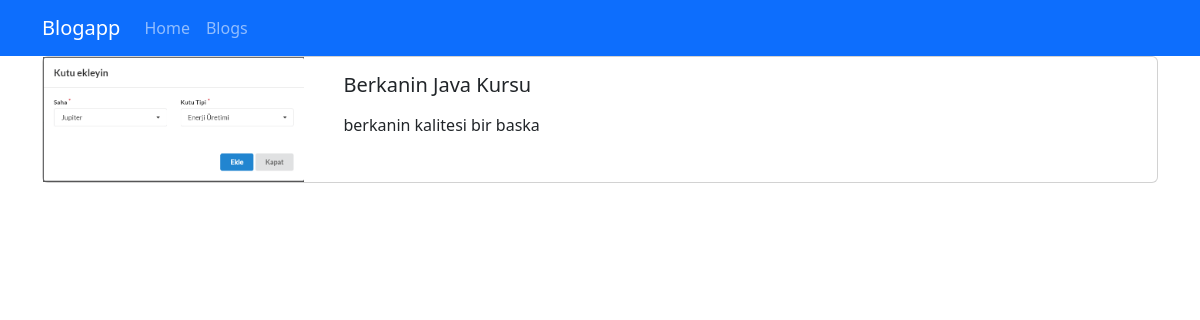
/blogs/berkanin-java-kursu, run on the app's committed database.
### blog/models.py (models this page shows, shortened)
class Blog(models.Model):
    title = models.CharField(max_length=200)
    image = models.ImageField(upload_to="blogs")
    description = RichTextField()
    is_active = models.BooleanField()
    is_home = models.BooleanField(default=True)
    slug = models.SlugField(null=False,blank=True, unique=True, db_index=True, editable=False)
    category = models.ForeignKey(Category, default=1, on_delete=models.CASCADE)

### blog/views.py (the view)
# urls.py: path("blogs/<slug:slug>", views.blog_details, name="blog_details"),
def blog_details(request, slug):
    blog = Blog.objects.get(slug = slug)
    return render(request, "blog/blog-details.html", {
        "blog": blog
    })

### blog/templates/blog/blog-details.html (shortened to what this page needs)
{% extends "base.html" %}
{% load static %}
{% block content %}
<div class="container">
    <div class="row">
        <div class="col-12">
            <div class="card mb-3">
                <div class="row">
                    <div class="col-md-3">
                        <img src="{{ blog.image.url }}" alt="" class="img-fluid">
                    </div>
                    <div class="col-md-9">
                        <div class="card-body">
                            <h5 class="card-title">
                                {{ blog.title|title }}
                            </h5>
                            <p class="card-text">{{ blog.description|safe }}</p>
                        </div>
                    </div>
                </div>
            </div>
        </div>
    </div>
</div>
{% endblock %}

### data on the page
Blog: image (picture), title "Berkanin Java Kursu", description "berkanin kalitesi bir baska"
